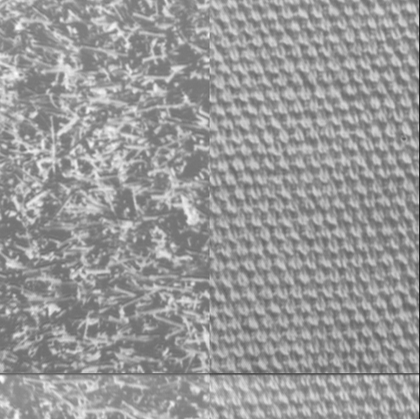
%> input picture Part_3/d9d77.gif, 420 x 419 px, shrunk from 513 x 512 before the run
$ octave main.m   (GNU Octave 9; MATLAB toolbox functions it lacks are replaced by stand-ins)
%> lines starting %> are read from the running program, lines starting %| are printed output that depends on the picture; in (x1, y1, x2, y2) boxes, pixels count from 0 and x2, y2 are one past the last pixel; in counts of white or black regions, pixels touching at a corner belong together; the program's own positions count from 1
### Part_3/compute_convn.m
%%%%%%%%%%%%%%%%%%%%%%%%%% compute_convn.m file %%%%%%%%%%%%%%%%%%%%%%%%%%%
% Purpose:
%      Perform the convolution operation
%
% Input Variables:
%      Inp_Img     Input image in grayscale format
%      axis        Structuring element
%      h           GEF
%      Sigma       Width
%
% Returned Results:
%      Out_Img      Convolved image
%
% Processing Flow:
%      1.  Based on the axis and the window size (sigma), the sum of the
%          product between the image and the GEF gives the convolved image
%      2.  Perform the above step for the other axis based on the choice
%
%
% Author:      Sweekar Sudhakara, Nagarjuna Pampana, Savinay Nagendra and
%              Prapti Panigrahi
% Date:        4/16/2021
%%%%%%%%%%%%%%%%%%%%%%%%%%%%%%%%%%%%%%%%%%%%%%%%%%%%%%%%%%%%%%%%%%%%%%%%%%%

function Out_Img = compute_convn(Inp_Img, axis, h, Sigma)

    [M, N] = size(Inp_Img);
    Out_Img = zeros(M, N);

    if axis      % 'x' - axis

        for i = ((2*Sigma)+1) : M-((2*Sigma)+1)
            for j = ((2*Sigma)+1) : N-((2*Sigma)+1)
                Out_Img(i,j) = sum((Inp_Img(i, j-(2*Sigma) : j+(2*Sigma)).*h));
            end
        end

    else         % 'y' - axis

        for i = ((2*Sigma)+1) : M-((2*Sigma)+1)
            for j = ((2*Sigma)+1) : N-((2*Sigma)+1)
                Out_Img(i,j) = sum((Inp_Img(i-(2*Sigma) : i+(2*Sigma),j).*h));
            end
        end

    end

end

### Part_3/gabor_filt.m
%%%%%%%%%%%%%%%%%%%%%%%%%%%% gabor_filt.m file %%%%%%%%%%%%%%%%%%%%%%%%%%%%
% Purpose:
%      Apply the Gabor filter with the specified parameters
%
% Input Variables:
%      Inp_Img     Input image in grayscale format
%      F           Parameter
%      Theta       Orientation of sinusoid
%      Sigma       Width
%
% Returned Results:
%      h1_x, h2_y       GEF's in the direction of x & y
%      i1_xy, i2_xy     images obtained after convolving GEF's and i/p image
%      Out_Img          Gabor filtered image
%
% Processing Flow:
%      1.  Consider the input image as Inp_Img
%      2.  Compute the GEF's in the x-axis and y-axis directions with the
%          specified 'F', 'theta' and 'sigma' parameter values
%      3.  Perform convolution between the image and the GEF's with the
%          respective directions
%      4.  Output the image after applying modulus
%
% The following functions are called:
%      compute_gef.m        compute the GEF values
%      compute_convn.m      perform the convolution operation
%      abs.m                compute the modulus of the input image
%
%
% Author:      Sweekar Sudhakara, Nagarjuna Pampana, Savinay Nagendra and
%              Prapti Panigrahi
% Date:        4/16/2021
%%%%%%%%%%%%%%%%%%%%%%%%%%%%%%%%%%%%%%%%%%%%%%%%%%%%%%%%%%%%%%%%%%%%%%%%%%%

function Out_Img = gabor_filt(Inp_Img, F, Theta, Sigma)

    [h1_x, h2_y] = compute_gef(F, Theta, Sigma);

    i1_xy = compute_convn(Inp_Img, 1, h1_x, Sigma);

    i2_xy = compute_convn(i1_xy, 0, h2_y, Sigma);

    Out_Img = abs(i2_xy);

end

### Part_3/segment_image.m
%%%%%%%%%%%%%%%%%%%%%%%%%% segment_image.m file %%%%%%%%%%%%%%%%%%%%%%%%%%%
% Purpose:
%      Segment the filtered image with certain threshold
%
% Input Variables:
%      Filt_Img     Gabor filtered image
%      Text_Img     Original input image
%      Thresh       threshold
%
% Returned Results:
%      Out_Img      Segmented image
%
% Processing Flow:
%      1.  Normalize the smoothed and filtered image
%      2.  Loop across the individual pixels of the normalized image and if
%          the pixel value is greater than threshold then replace it with
%          pixel value '1'
%      3.  Output the superimposed segmented image with original image and
%          display the delineating axis limits
%
%
% Author:      Sweekar Sudhakara, Nagarjuna Pampana, Savinay Nagendra and
%              Prapti Panigrahi
% Date:        4/16/2021
%%%%%%%%%%%%%%%%%%%%%%%%%%%%%%%%%%%%%%%%%%%%%%%%%%%%%%%%%%%%%%%%%%%%%%%%%%%

function Out_Img = segment_image(Filt_Img, Text_Img, Thresh)

    Norm_Img = (Filt_Img - min(Filt_Img(:)))./(max(Filt_Img(:)) - min(Filt_Img(:)));
    figure; mesh(Norm_Img);

    Segment_Img = zeros(size(Norm_Img));
    Segment_Img(Norm_Img > Thresh) = 1;

    Out_Img = Segment_Img.*Text_Img;

    [y_val, x_val] = find(Segment_Img == 1);
    disp("Delineating 'x' value = " + min(x_val) + ", " + max(x_val));
    disp("Delineating 'y' value = " + min(y_val) + ", " + max(y_val));

end

### Part_3/compute_gef.m
%%%%%%%%%%%%%%%%%%%%%%%%%%% compute_gef.m file %%%%%%%%%%%%%%%%%%%%%%%%%%%%
% Purpose:
%      compute the GEF  for the given parameters
%
% Input Variables:
%      F           Parameter
%      Theta       Orientation of sinusoid
%      Sigma       Width
%
% Returned Results:
%      h1_x, h2_y       GEF's in the direction of x & y
%
% Processing Flow:
%      1.  Define 'x' & 'y' arrays based on the value of sigma
%      2.  Also define the gaussian function along 'x' & 'y' - axis
%      3.  Compute the GEF's for both the axes
%
%
% Author:      Sweekar Sudhakara, Nagarjuna Pampana, Savinay Nagendra and
%              Prapti Panigrahi
% Date:        4/16/2021
%%%%%%%%%%%%%%%%%%%%%%%%%%%%%%%%%%%%%%%%%%%%%%%%%%%%%%%%%%%%%%%%%%%%%%%%%%%

function [h1_x, h2_y] = compute_gef(F, Theta, Sigma)

    x_val = [-(2*Sigma): 1 : (2*Sigma)];
    y_val = x_val';

    g1_x = (exp(-(x_val.^2)/(2*(Sigma^2))))./(sqrt(2*pi)*Sigma);
    g2_y = g1_x';

    h1_x = g1_x.*(exp(1i*2*pi*F*x_val*cosd(Theta)));
    h2_y = g2_y.*(exp(1i*2*pi*F*y_val*sind(Theta)));

end

### Part_3/main.m
%%%%%%%%%%%%%%%%%%%%%%%%%%%%%%%% main.m file %%%%%%%%%%%%%%%%%%%%%%%%%%%%%%
% Purpose:
%      Perform the texture segmentation on d9d77.gif
%
% Input Variables:
%      Text_Img           input texture1.gif image
%
% Returned Results:
%      GaborFilt_Img      image after applying Gabor filter
%      Segment_Img        superimposed segmented image onto the original
%                         image input
%
% Processing Flow:
%      1.  Read the texture1 image and convert into grayscale
%      2.  Apply the Gabor filter with F=0.063, theta=60 & sigma=36 with
%          the GEF of width ((4*sigma)+1) pixels
%      3.  Segment the image with the manually chosen threshold and
%          superimpose the segmented image onto the original image
%
%
% The following functions are called:
%      imread.m            read the image
%      gabor_filt.m        apply Gabor filtering with specified parameters
%                          on a given image
%      segment_image.m     segment the smoothed image with certain
%                          threshold and superimpose on the original image
%      imshow.m            displays the image
%      mesh.m              3D plot of the image
%
%
% Author:      Sweekar Sudhakara, Nagarjuna Pampana, Savinay Nagendra and
%              Prapti Panigrahi
% Date:        4/16/2021
%%%%%%%%%%%%%%%%%%%%%%%%%%%%%%%%%%%%%%%%%%%%%%%%%%%%%%%%%%%%%%%%%%%%%%%%%%%

clear;      % Clear out all memory
close all;

Text_Img = double(imread('d9d77.gif'));
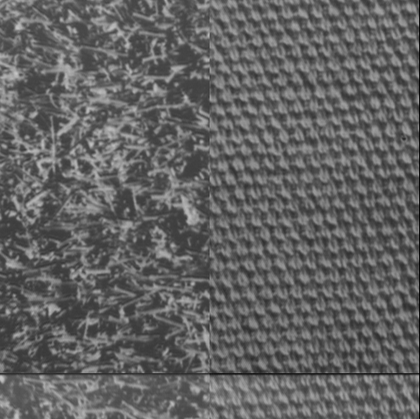
%> Text_Img: size 419x420 double; min 0, max 199, mean 98.9
figure; imshow(uint8(Text_Img));
figure; mesh(Text_Img);
%> after `mesh(Text_Img)`:
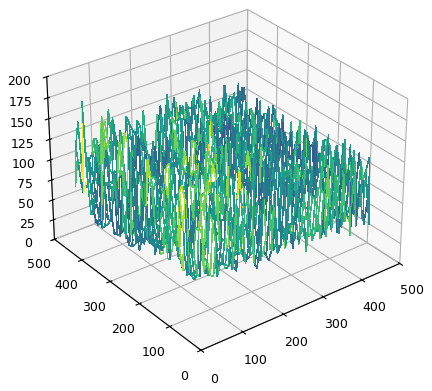
%> figure redrawn from the program's plot data

% Apply Gabor filter

GaborFilt_Img = gabor_filt(Text_Img, 0.063, 60, 36);
%> in gabor_filt, `Out_Img = abs(i2_xy);`:
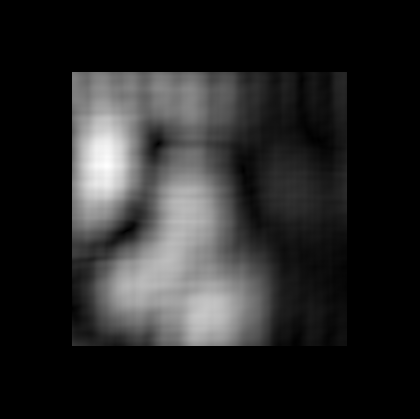
%> Out_Img: size 419x420 double; min 0, max 1.44, mean 0.21; drawn with min black and max white
figure; imshow(GaborFilt_Img, []);
figure; mesh(GaborFilt_Img);
%> after `mesh(GaborFilt_Img)`:
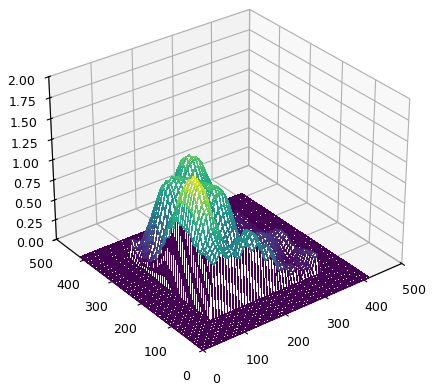
%> figure redrawn from the program's plot data

% Segment the smoothed image

Segment_Img = segment_image(GaborFilt_Img, Text_Img, 0.3);
%> in segment_image, `Segment_Img(Norm_Img > Thresh) = 1;`:
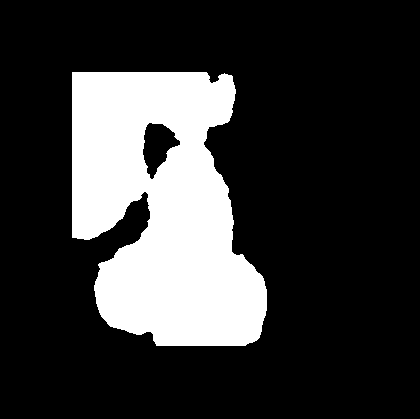
%> Segment_Img: size 419x420 double; values 0 (black) and 1 (white), 22% white; 1 white region, box (x1, y1, x2, y2) and area: (72, 72, 267, 346) 38675
%> in segment_image, `Out_Img = Segment_Img.*Text_Img;`:
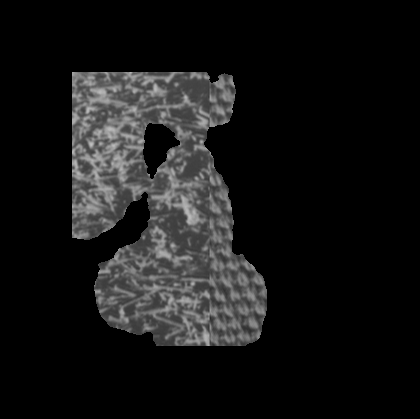
%> Out_Img: size 419x420 double; min 0, max 192, mean 21.9
%> in segment_image, `[y_val, x_val] = find(Segment_Img == 1);`: y_val = 38675 values from 73 to 346; x_val = 38675 values from 73 to 267
%| Delineating 'x' value = 73, 267
%| Delineating 'y' value = 73, 346
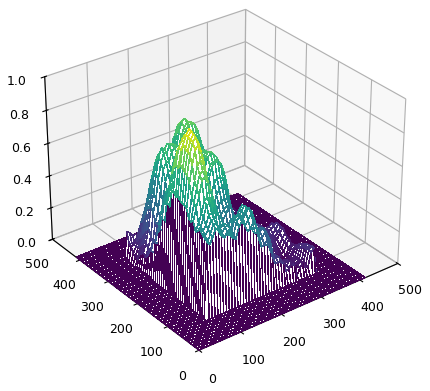
%> figure redrawn from the program's plot data
figure; imshow(Segment_Img);
